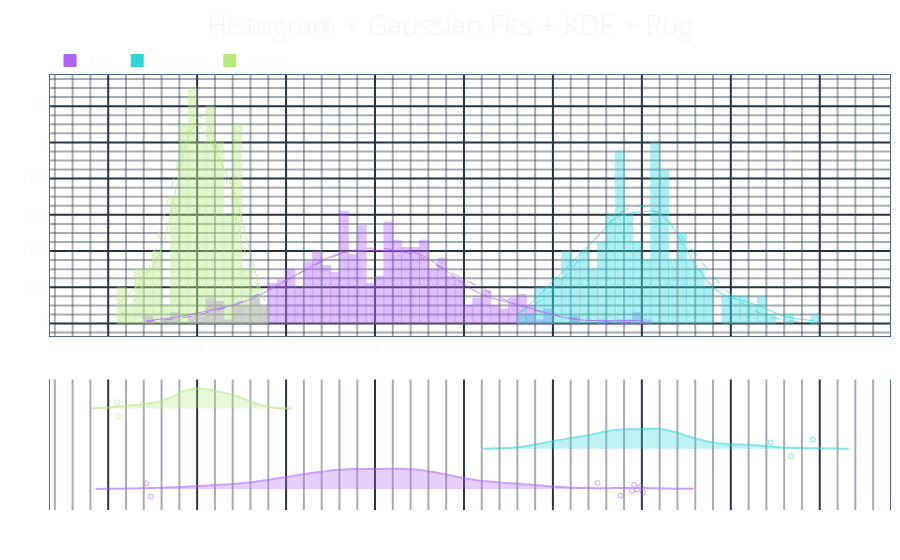

The code cell stored with this chart in its notebook:
### Markdown cell above
## 4. Histogram with gaussians, KDE, and rug

### Code cell
(
    Plot.from_traces(
        go.Histogram(x=rng.normal(loc=0, scale=1, size=500), nbinsx=80, bingroup=1, name="Main"),  # pyright: ignore[reportArgumentType]
        go.Histogram(x=rng.normal(loc=3, scale=0.6, size=200), nbinsx=80, bingroup=1, name="Secondary"),  # pyright: ignore[reportArgumentType]
        go.Histogram(x=rng.normal(loc=-2, scale=0.4, size=100), nbinsx=80, bingroup=1, name="Tertiary"),  # pyright: ignore[reportArgumentType]
        description="histogram-extras",
        layout={"title_text": "Histogram + Gaussian Fits + KDE + Rug"},
    )
    .add_rug(rug_type="violin")
    .add_default_extras()
    .add_histogram_gaussians()
)

### Figure 1 — Plotly figure (JSON) as saved in the notebook; plotly's stock layout.template omitted (floating-point values rounded to 4 significant figures; data arrays with more than 128 entries replaced by an {"elided": "..."} marker saying what was removed)
{"data": [{"bingroup": "1", "legendgroup": "0", "marker": {"line": {"color": "#ab63fa"}}, "name": "Main", "nbinsx": 80, "type": "histogram", "x": {"elided": "500 float values"}, "yaxis": "y"}, {"bingroup": "1", "legendgroup": "1", "marker": {"line": {"color": "#30D5DB"}}, "name": "Secondary", "nbinsx": 80, "type": "histogram", "x": {"elided": "200 float values"}, "yaxis": "y"}, {"bingroup": "1", "legendgroup": "2", "marker": {"line": {"color": "#B6E880"}}, "name": "Tertiary", "nbinsx": 80, "type": "histogram", "x": [-1.74, -1.676, -1.973, -1.884, -1.707, -2.171, -1.513, -1.331, -2.263, -2.283, -1.802, -1.893, -1.674, -2.141, -2.022, -1.531, -1.691, -1.979, -2.222, -1.951, -1.535, -2.453, -1.875, -2.368, -2.166, -2.055, -1.972, -2.521, -2.889, -2.472, -1.231, -1.732, -2.065, -1.515, -1.865, -2.171, -2.1, -1.57, -2.429, -2.193, -2.086, -2.637, -2.195, -1.769, -1.565, -2.168, -1.758, -2.07, -1.998, -2.428, -1.855, -2.217, -1.426, -2.653, -2.078, -2.896, -2.131, -1.547, -2.506, -1.889, -1.952, -1.594, -2.691, -1.367, -2.797, -1.714, -1.637, -1.713, -2.049, -1.832, -1.874, -2.169, -1.775, -1.524, -1.959, -2.024, -2.076, -1.556, -1.745, -2.191, -1.986, -2.562, -1.547, -2.27, -1.465, -1.635, -1.852, -2.066, -1.955, -2.22, -1.636, -2.053, -1.782, -1.84, -1.891, -2.02, -1.922, -1.462, -2.222, -2.097], "yaxis": "y"}, {"jitter": 0.6, "legendgroup": "0", "line": {"color": "#ab63fa"}, "marker": {"color": "#ab63fa", "size": 5}, "name": "Main Rug", "opacity": 0.6, "orientation": "h", "points": "suspectedoutliers", "scalegroup": "added_rug", "showlegend": false, "side": "positive", "type": "violin", "width": 1, "x": {"elided": "500 float values"}, "xaxis": "x", "y": {"elided": "500 int values"}, "yaxis": "y2"}, {"jitter": 0.6, "legendgroup": "1", "line": {"color": "#30D5DB"}, "marker": {"color": "#30D5DB", "size": 5}, "name": "Secondary Rug", "opacity": 0.6, "orientation": "h", "points": "suspectedoutliers", "scalegroup": "added_rug", "showlegend": false, "side": "positive", "type": "violin", "width": 1, "x": {"elided": "200 float values"}, "xaxis": "x", "y": {"elided": "200 int values"}, "yaxis": "y2"}, {"jitter": 0.6, "legendgroup": "2", "line": {"color": "#B6E880"}, "marker": {"color": "#B6E880", "size": 5}, "name": "Tertiary Rug", "opacity": 0.6, "orientation": "h", "points": "suspectedoutliers", "scalegroup": "added_rug", "showlegend": false, "side": "positive", "type": "violin", "width": 1, "x": [-1.74, -1.676, -1.973, -1.884, -1.707, -2.171, -1.513, -1.331, -2.263, -2.283, -1.802, -1.893, -1.674, -2.141, -2.022, -1.531, -1.691, -1.979, -2.222, -1.951, -1.535, -2.453, -1.875, -2.368, -2.166, -2.055, -1.972, -2.521, -2.889, -2.472, -1.231, -1.732, -2.065, -1.515, -1.865, -2.171, -2.1, -1.57, -2.429, -2.193, -2.086, -2.637, -2.195, -1.769, -1.565, -2.168, -1.758, -2.07, -1.998, -2.428, -1.855, -2.217, -1.426, -2.653, -2.078, -2.896, -2.131, -1.547, -2.506, -1.889, -1.952, -1.594, -2.691, -1.367, -2.797, -1.714, -1.637, -1.713, -2.049, -1.832, -1.874, -2.169, -1.775, -1.524, -1.959, -2.024, -2.076, -1.556, -1.745, -2.191, -1.986, -2.562, -1.547, -2.27, -1.465, -1.635, -1.852, -2.066, -1.955, -2.22, -1.636, -2.053, -1.782, -1.84, -1.891, -2.02, -1.922, -1.462, -2.222, -2.097], "xaxis": "x", "y": [3, 3, 3, 3, 3, 3, 3, 3, 3, 3, 3, 3, 3, 3, 3, 3, 3, 3, 3, 3, 3, 3, 3, 3, 3, 3, 3, 3, 3, 3, 3, 3, 3, 3, 3, 3, 3, 3, 3, 3, 3, 3, 3, 3, 3, 3, 3, 3, 3, 3, 3, 3, 3, 3, 3, 3, 3, 3, 3, 3, 3, 3, 3, 3, 3, 3, 3, 3, 3, 3, 3, 3, 3, 3, 3, 3, 3, 3, 3, 3, 3, 3, 3, 3, 3, 3, 3, 3, 3, 3, 3, 3, 3, 3, 3, 3, 3, 3, 3, 3], "yaxis": "y2"}, {"customdata": {"elided": "500 float values"}, "legendgroup": "0", "line": {"color": "#ab63fa", "width": 0.8}, "meta": "kde", "mode": "lines", "name": "Main KDE", "opacity": 0.9, "showlegend": false, "type": "scatter", "x": {"elided": "1000 float values"}, "y": {"elided": "1000 float values"}, "yaxis": "y"}, {"customdata": {"elided": "200 float values"}, "legendgroup": "1", "line": {"color": "#30D5DB", "width": 0.8}, "meta": "kde", "mode": "lines", "name": "Secondary KDE", "opacity": 0.9, "showlegend": false, "type": "scatter", "x": {"elided": "1000 float values"}, "y": {"elided": "1000 float values"}, "yaxis": "y"}, {"customdata": [-1.74, -1.676, -1.973, -1.884, -1.707, -2.171, -1.513, -1.331, -2.263, -2.283, -1.802, -1.893, -1.674, -2.141, -2.022, -1.531, -1.691, -1.979, -2.222, -1.951, -1.535, -2.453, -1.875, -2.368, -2.166, -2.055, -1.972, -2.521, -2.889, -2.472, -1.231, -1.732, -2.065, -1.515, -1.865, -2.171, -2.1, -1.57, -2.429, -2.193, -2.086, -2.637, -2.195, -1.769, -1.565, -2.168, -1.758, -2.07, -1.998, -2.428, -1.855, -2.217, -1.426, -2.653, -2.078, -2.896, -2.131, -1.547, -2.506, -1.889, -1.952, -1.594, -2.691, -1.367, -2.797, -1.714, -1.637, -1.713, -2.049, -1.832, -1.874, -2.169, -1.775, -1.524, -1.959, -2.024, -2.076, -1.556, -1.745, -2.191, -1.986, -2.562, -1.547, -2.27, -1.465, -1.635, -1.852, -2.066, -1.955, -2.22, -1.636, -2.053, -1.782, -1.84, -1.891, -2.02, -1.922, -1.462, -2.222, -2.097], "legendgroup": "2", "line": {"color": "#B6E880", "width": 0.8}, "meta": "kde", "mode": "lines", "name": "Tertiary KDE", "opacity": 0.9, "showlegend": false, "type": "scatter", "x": {"elided": "1000 float values"}, "y": {"elided": "1000 float values"}, "yaxis": "y"}, {"legendgroup": "0", "line": {"color": "#ab63fa", "dash": "dash", "width": 0.8}, "meta": "line", "mode": "lines", "name": "Main Gaussian", "opacity": 0.9, "showlegend": false, "type": "scatter", "x": {"elided": "500 float values"}, "y": {"elided": "500 float values"}, "yaxis": "y"}, {"legendgroup": "1", "line": {"color": "#30D5DB", "dash": "dash", "width": 0.8}, "meta": "line", "mode": "lines", "name": "Secondary Gaussian", "opacity": 0.9, "showlegend": false, "type": "scatter", "x": {"elided": "500 float values"}, "y": {"elided": "500 float values"}, "yaxis": "y"}, {"legendgroup": "2", "line": {"color": "#B6E880", "dash": "dash", "width": 0.8}, "meta": "line", "mode": "lines", "name": "Tertiary Gaussian", "opacity": 0.9, "showlegend": false, "type": "scatter", "x": {"elided": "500 float values"}, "y": {"elided": "500 float values"}, "yaxis": "y"}], "layout": {"coloraxis99": {"colorbar": {"title": {"text": "Density"}}, "colorscale": [[0, "rgba(255, 0, 0, 0.0)"], [0.1, "rgba(255, 0, 0, 0.1)"], [0.2, "rgba(255, 0, 0, 0.2)"], [0.5, "rgba(255, 0, 0, 0.5)"], [1, "rgba(255, 0, 0, 1.0)"]]}, "title": {"text": "Histogram + Gaussian Fits + KDE + Rug"}, "yaxis": {"domain": [0.4, 1]}, "yaxis2": {"anchor": "x", "domain": [0, 0.3], "dtick": 1, "fixedrange": true, "minor": {"showgrid": false}, "showgrid": false, "showline": true, "showticklabels": false}}}
